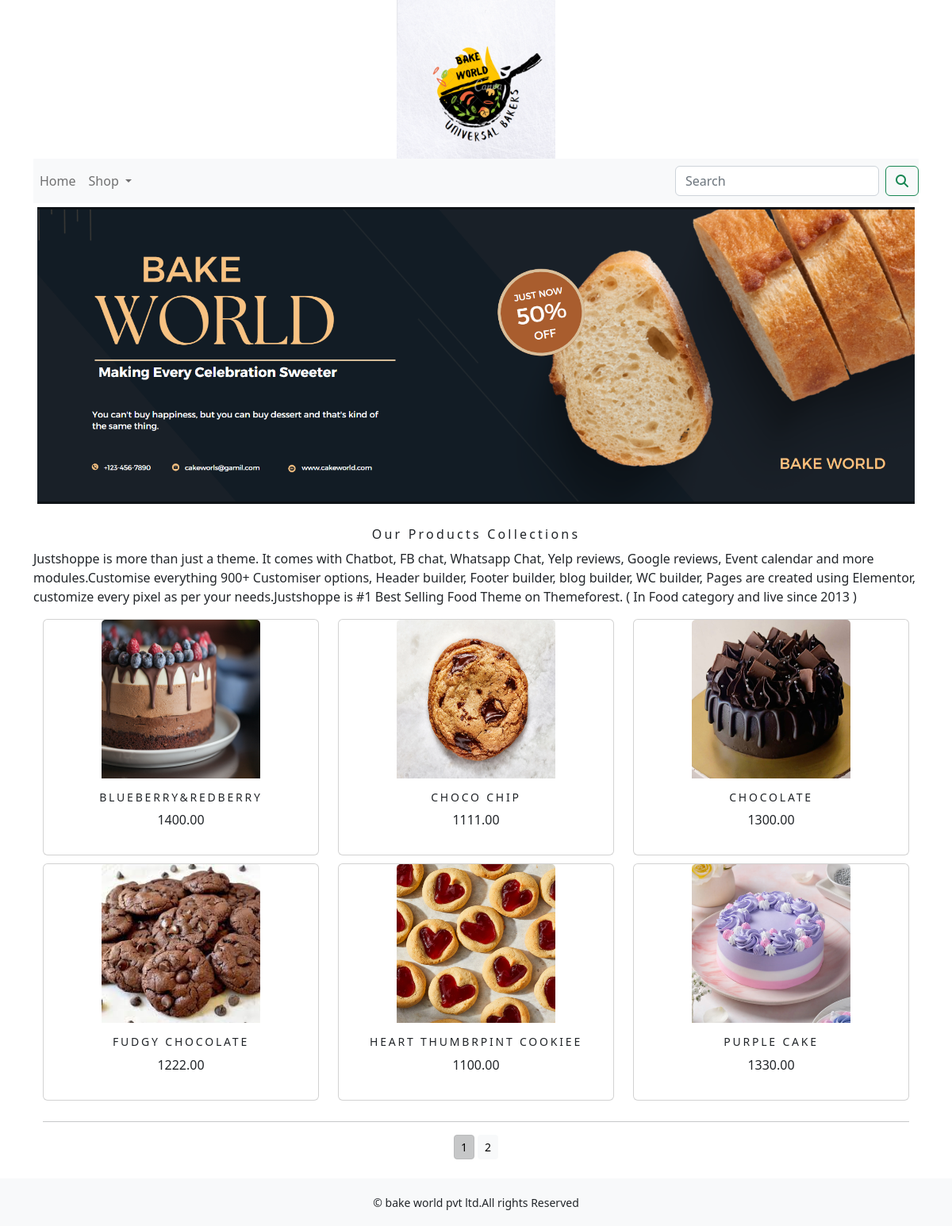
The app's page /ecommerceapp/ with its own data.
### ecommerceapp/models.py (models this page shows, shortened)
class Product(models.Model):
    name=models.CharField(max_length=250,unique=True)
    slug =models.SlugField(max_length=250, unique=True)
    description=models.TextField(blank=True)
    price=models.DecimalField(max_digits=10,decimal_places=2)
    category=models.ForeignKey(Category,on_delete=models.CASCADE)
    image=models.ImageField(upload_to='product',blank=True)
    stock=models.IntegerField()
    available=models.BooleanField(default=True)
    created=models.DateTimeField(auto_now_add=True)
    def get_url(self):
        return reverse('ecommerceapp:prodCatdetail',args=[self.category.slug,self.slug])
    class Meta:
        ordering=('name',)
        verbose_name='product'
        verbose_name_plural='products'

### ecommerceapp/views.py (the view)
# urls.py: path('',views.allprodcat,name='allprodcat'),
def allprodcat(request,c_slug=None):
    c_page=None
    products_list=None
    if c_slug!=None:
        c_page=get_object_or_404(Category,slug=c_slug)
        products_list=Product.objects.all().filter(category=c_page,available=True)
    else:
        products_list=Product.objects.all().filter(available=True)
    paginator=Paginator(products_list,6)
    try:
        page=int(request.GET.get('page','1'))
    except:
        page=1
    try:
        products=paginator.page(page)
    except (EmptyPage,InvalidPage):
        Products=paginator.page(paginator.num_pages )
    return render(request,'category.html',{'category':c_page,'products':products})

### cart/context_processors.py (called while the page is built)
def counter(request):
    item_count=0
    if 'admin' in request.path:
        return {}
    else:
        try:
            cart=Cart.objects.filter(cart_id=_cart_id(request))
            cart_items=CartItem.objects.all().filter(cart=cart[:1])
            for cart_item in cart_items:
                item_count += cart_item.quantity
        except Cart.DoesNotExist:
            item_count=0
    return dict(item_count=item_count)

### cart/views.py (called while the page is built)
def _cart_id(request):
    cart=request.session.session_key
    if not cart:
        cart=request.session.create()
    return cart

### ecommerceapp/context_processors.py (called while the page is built)
def menu_link(request):
    links=Category.objects.all()
    return dict(links=links)

### ecommerceapp/models.py (called while the page is built)
    def get_url(self):
        return reverse('ecommerceapp:products_by_category',args=[self.slug])

### ecommerceapp/templates/category.html (shortened to what this page needs)
{% extends 'base.html' %}
{% load static %}
{% block content %}
<div class="mx_auto">
    {% if category %}
      <img class="my_image" src="{{ category.image.url}}" alt="{{category.name}}">
</div>
   <br>
<div>
      <h1 class="text-center my_title"> {{category.name}}</h1>
      <p class="text-justify">{{category.descripition}}</p>
</div>
    {% else %}
<div>
<img class="my_image my_image_padding" src="{% static 'img/bake3.png' %}" alt="our products">
</div>
<br>
<div>
    <h1 class="text-center my_title"> Our Products Collections</h1>
    <p class="text-justify">Justshoppe is more than just a theme. It comes with Chatbot, FB chat, Whatsapp Chat, Yelp reviews, Google reviews, Event calendar and more modules.Customise everything
900+ Customiser options, Header builder, Footer builder, blog builder, WC builder, Pages are created using Elementor, customize every pixel as per your needs.Justshoppe is #1 Best Selling Food Theme on Themeforest. ( In Food category and live since 2013 )</p>
</div>
     {% endif %}
<div class="container">
    <div class="row mx_auto">
    {% for product in products.object_list %}
        <div class="my_bottom_margin col-9 col-sm-12 col-md-4 xol-lg-4">
            <div class="card text-center" style="min-width:18rem;">
                <a href="{{product.get_url}}"><img class="card-img-top my_image" src="{{product.image.url}}" alt="{{product.name}}" style="width:200px; height:200px;">  </a>
                  <div class="card-body">
                        <h4>{{ product.name}}</h4>
                        <p>{{product.price}}</p>
                  </div>
            </div>
        </div>
     {% endfor %}
    </div>
    <div class="mx-auto">
        {% if products.paginator.num_pages > 1 %}
        <hr>
        <div class="text-center">
            {% for pg in products.paginator.page_range %}
               <a href="?page={{pg}}" class="btn btn-light btn-sm {% if products.number == pg %}active {% endif%}" >{{pg}}</a>
            {% endfor %}
        </div>
        {% endif %}
    </div>
    <br>
</div>
  </div>
{% endblock %}

### ecommerceapp/templates/base.html (shortened to what this page needs)
{% load static %}
<!DOCTYPE html>
<html lang="en">
<head>
    <link rel="stylesheet" href="{% static 'css/custom.css' %}">
     <link href="{% static 'css/bootstrap.min.css' %}" rel="stylesheet">
</head>
<body>
<div class="container">
{% include 'header.html' %}
{% include 'nav.html' %}
{% block content %}
{% endblock %}
    </div>
{% include 'footer.html' %}
</body>
</html>

### ecommerceapp/templates/header.html
{% load static %}
<header>
    <center>
        <a href="{% url 'ecommerceapp:allprodcat' %}"></a> <img src="{% static 'img/bake.png' %}" alt="logoimg" width="200px" height="200px">
    </center>
</header>

### ecommerceapp/templates/nav.html (shortened to what this page needs)
<nav class="navbar navbar-expand-lg navbar-light bg-light">
  <div class="collapse navbar-collapse" id="navbarSupportedContent">
    <ul class="navbar-nav me-auto mb-2 mb-lg-0">
      <li class="nav-item">
        <a class="nav-link" href="#">Home</a>
      </li>
      <li class="nav-item dropdown {% if 'ecommerceapp' in request.path %} active {% endif %}">
        <a class="nav-link dropdown-toggle" href="#" id="navbarDropdown" role="button" data-toggle="dropdown" aria-haspopup="true" aria-expanded="false">
          Shop
        </a>
      </li>
    </ul>
    <form class="d-flex" action="{% url 'search_app:SearchResult' %}" method="get">
      <input class="form-control me-2" type="search" placeholder="Search" name="q" aria-label="Search">
      <button class="btn btn-outline-success"  type="submit"><i class="fa fa-search" ></i></button>
    </form>
  </div>
</nav>

### ecommerceapp/templates/footer.html
<div class="footer navbar-fixed-bottom my_footer">
    <p class="text-center">&copy bake world pvt ltd.All rights Reserved</p>
</div>

### ecommerceapp/static/css/custom.css (style rules this page uses)
body { font-family: 'Roboto Slab', serif; }
.my_footer { background-color:#f8f9fa; height:60px; }
.my_footer p { padding-top:20px; font-size:14px; }
.my_image { width:100%; height:auto; }
.my_title { font-size:16px; upper_transform:uppercase; letter-spacing:.2em; }
.my_image_padding { padding:5px; }
.my_bottom_margin { margin-bottom:10px; }
.card-body h4 { font-size:14px; text-transform:uppercase; letter-spacing:.2em; }

### records on screen
Product: image (picture), name "BLUEBERRY&REDBERRY", price "1400.00"
Product: image (picture), name "CHOCO CHIP", price "1111.00"
Product: image (picture), name "CHOCOLATE", price "1300.00"
Product: image (picture), name "FUDGY CHOCOLATE", price "1222.00"
Product: image (picture), name "HEART THUMBRPINT COOKIEE", price "1100.00"
Product: image (picture), name "PURPLE CAKE", price "1330.00"

### other values on screen
{{ pg }} "1" "2"
